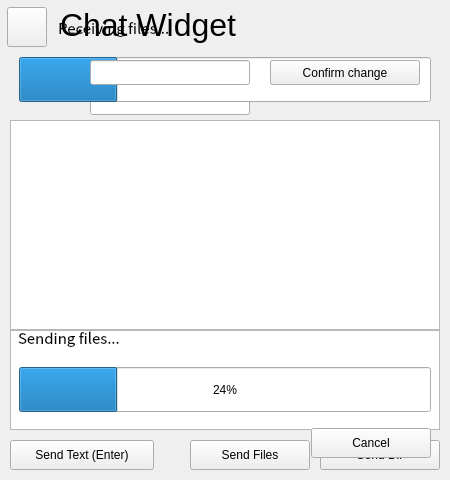
<?xml version="1.0" encoding="UTF-8"?>
<ui version="4.0">
 <class>ChatWidget</class>
 <widget class="QWidget" name="ChatWidget">
  <property name="geometry">
   <rect>
    <x>0</x>
    <y>0</y>
    <width>450</width>
    <height>480</height>
   </rect>
  </property>
  <property name="windowTitle">
   <string>Kylin Ipmsg</string>
  </property>
  <widget class="QTextEdit" name="te_chat">
   <property name="geometry">
    <rect>
     <x>10</x>
     <y>330</y>
     <width>430</width>
     <height>100</height>
    </rect>
   </property>
  </widget>
  <widget class="QPushButton" name="pb_sendmsg">
   <property name="geometry">
    <rect>
     <x>10</x>
     <y>440</y>
     <width>144</width>
     <height>30</height>
    </rect>
   </property>
   <property name="text">
    <string>Send Text (Enter)</string>
   </property>
  </widget>
  <widget class="QPushButton" name="pb_sendfile">
   <property name="geometry">
    <rect>
     <x>190</x>
     <y>440</y>
     <width>120</width>
     <height>30</height>
    </rect>
   </property>
   <property name="text">
    <string>Send Files</string>
   </property>
  </widget>
  <widget class="QPushButton" name="pb_senddir">
   <property name="geometry">
    <rect>
     <x>320</x>
     <y>440</y>
     <width>120</width>
     <height>30</height>
    </rect>
   </property>
   <property name="text">
    <string>Send Dir</string>
   </property>
  </widget>
  <widget class="QLabel" name="lb_title">
   <property name="geometry">
    <rect>
     <x>60</x>
     <y>5</y>
     <width>255</width>
     <height>40</height>
    </rect>
   </property>
   <property name="font">
    <font>
     <pointsize>24</pointsize>
    </font>
   </property>
   <property name="text">
    <string>Chat Widget</string>
   </property>
  </widget>
  <widget class="QLabel" name="lb_head_bg">
   <property name="geometry">
    <rect>
     <x>10</x>
     <y>55</y>
     <width>64</width>
     <height>64</height>
    </rect>
   </property>
   <property name="text">
    <string/>
   </property>
  </widget>
  <widget class="QLabel" name="lb_name">
   <property name="geometry">
    <rect>
     <x>90</x>
     <y>60</y>
     <width>161</width>
     <height>25</height>
    </rect>
   </property>
   <property name="font">
    <font>
     <pointsize>13</pointsize>
    </font>
   </property>
   <property name="text">
    <string/>
   </property>
  </widget>
  <widget class="QLabel" name="lb_machine">
   <property name="geometry">
    <rect>
     <x>90</x>
     <y>90</y>
     <width>200</width>
     <height>20</height>
    </rect>
   </property>
   <property name="text">
    <string/>
   </property>
  </widget>
  <widget class="QLabel" name="lb_head">
   <property name="geometry">
    <rect>
     <x>10</x>
     <y>55</y>
     <width>64</width>
     <height>64</height>
    </rect>
   </property>
   <property name="text">
    <string/>
   </property>
  </widget>
  <widget class="QTextBrowser" name="te_chatlog">
   <property name="geometry">
    <rect>
     <x>10</x>
     <y>120</y>
     <width>430</width>
     <height>210</height>
    </rect>
   </property>
  </widget>
  <widget class="QLineEdit" name="le_ip">
   <property name="geometry">
    <rect>
     <x>90</x>
     <y>90</y>
     <width>160</width>
     <height>25</height>
    </rect>
   </property>
   <property name="font">
    <font>
     <pointsize>12</pointsize>
    </font>
   </property>
  </widget>
  <widget class="QLabel" name="noFocusDiv">
   <property name="geometry">
    <rect>
     <x>0</x>
     <y>0</y>
     <width>450</width>
     <height>480</height>
    </rect>
   </property>
   <property name="text">
    <string/>
   </property>
  </widget>
  <widget class="QWidget" name="w_progress" native="true">
   <property name="geometry">
    <rect>
     <x>2</x>
     <y>308</y>
     <width>446</width>
     <height>170</height>
    </rect>
   </property>
   <widget class="QLabel" name="lb_topshadow">
    <property name="geometry">
     <rect>
      <x>0</x>
      <y>0</y>
      <width>446</width>
      <height>4</height>
     </rect>
    </property>
    <property name="text">
     <string/>
    </property>
   </widget>
   <widget class="QLabel" name="lb_bottomshadow">
    <property name="geometry">
     <rect>
      <x>0</x>
      <y>166</y>
      <width>446</width>
      <height>4</height>
     </rect>
    </property>
    <property name="text">
     <string/>
    </property>
   </widget>
   <widget class="QWidget" name="w_p_center" native="true">
    <property name="geometry">
     <rect>
      <x>0</x>
      <y>4</y>
      <width>446</width>
      <height>166</height>
     </rect>
    </property>
    <widget class="QProgressBar" name="pbar_transfer">
     <property name="geometry">
      <rect>
       <x>17</x>
       <y>55</y>
       <width>412</width>
       <height>45</height>
      </rect>
     </property>
     <property name="value">
      <number>24</number>
     </property>
    </widget>
    <widget class="QLabel" name="lb_w_title">
     <property name="geometry">
      <rect>
       <x>16</x>
       <y>5</y>
       <width>200</width>
       <height>40</height>
      </rect>
     </property>
     <property name="font">
      <font>
       <family>Noto Sans CJK SC</family>
       <pointsize>11</pointsize>
      </font>
     </property>
     <property name="text">
      <string>Sending files...</string>
     </property>
    </widget>
    <widget class="QPushButton" name="pb_w_cancel">
     <property name="geometry">
      <rect>
       <x>309</x>
       <y>116</y>
       <width>120</width>
       <height>30</height>
      </rect>
     </property>
     <property name="text">
      <string>Cancel</string>
     </property>
    </widget>
    <widget class="QLabel" name="lb_w_text">
     <property name="geometry">
      <rect>
       <x>17</x>
       <y>116</y>
       <width>260</width>
       <height>30</height>
      </rect>
     </property>
     <property name="font">
      <font>
       <family>Noto Sans CJK SC</family>
       <pointsize>11</pointsize>
      </font>
     </property>
     <property name="text">
      <string/>
     </property>
    </widget>
    <widget class="QLabel" name="pbar_chunk">
     <property name="geometry">
      <rect>
       <x>17</x>
       <y>55</y>
       <width>0</width>
       <height>45</height>
      </rect>
     </property>
     <property name="text">
      <string/>
     </property>
    </widget>
   </widget>
  </widget>
  <widget class="QWidget" name="w_progress_recv" native="true">
   <property name="geometry">
    <rect>
     <x>2</x>
     <y>2</y>
     <width>446</width>
     <height>122</height>
    </rect>
   </property>
   <widget class="QLabel" name="lb_bottomshadow_recv">
    <property name="geometry">
     <rect>
      <x>0</x>
      <y>118</y>
      <width>446</width>
      <height>4</height>
     </rect>
    </property>
    <property name="text">
     <string/>
    </property>
   </widget>
   <widget class="QWidget" name="w_p_center_recv" native="true">
    <property name="geometry">
     <rect>
      <x>0</x>
      <y>0</y>
      <width>446</width>
      <height>118</height>
     </rect>
    </property>
    <widget class="QProgressBar" name="pbar_transfer_recv">
     <property name="geometry">
      <rect>
       <x>17</x>
       <y>55</y>
       <width>412</width>
       <height>45</height>
      </rect>
     </property>
     <property name="value">
      <number>24</number>
     </property>
    </widget>
    <widget class="QLabel" name="lb_w_title_recv">
     <property name="geometry">
      <rect>
       <x>56</x>
       <y>5</y>
       <width>180</width>
       <height>40</height>
      </rect>
     </property>
     <property name="font">
      <font>
       <family>Noto Sans CJK SC</family>
       <pointsize>11</pointsize>
      </font>
     </property>
     <property name="text">
      <string>Receiving files...</string>
     </property>
    </widget>
    <widget class="QLabel" name="lb_w_text_recv">
     <property name="geometry">
      <rect>
       <x>250</x>
       <y>5</y>
       <width>260</width>
       <height>40</height>
      </rect>
     </property>
     <property name="font">
      <font>
       <family>Noto Sans CJK SC</family>
       <pointsize>11</pointsize>
      </font>
     </property>
     <property name="text">
      <string/>
     </property>
    </widget>
    <widget class="QLabel" name="pbar_chunk_recv">
     <property name="geometry">
      <rect>
       <x>17</x>
       <y>55</y>
       <width>0</width>
       <height>45</height>
      </rect>
     </property>
     <property name="text">
      <string/>
     </property>
    </widget>
   </widget>
  </widget>
  <widget class="QWidget" name="w_alert" native="true">
   <property name="geometry">
    <rect>
     <x>2</x>
     <y>124</y>
     <width>446</width>
     <height>60</height>
    </rect>
   </property>
   <widget class="QLabel" name="lb_alert">
    <property name="geometry">
     <rect>
      <x>16</x>
      <y>10</y>
      <width>414</width>
      <height>40</height>
     </rect>
    </property>
    <property name="font">
     <font>
      <family>Noto Sans CJK SC</family>
      <pointsize>11</pointsize>
     </font>
    </property>
    <property name="text">
     <string/>
    </property>
    <property name="alignment">
     <set>Qt::AlignCenter</set>
    </property>
   </widget>
  </widget>
  <widget class="QPushButton" name="pb_titleicon">
   <property name="geometry">
    <rect>
     <x>7</x>
     <y>7</y>
     <width>40</width>
     <height>40</height>
    </rect>
   </property>
   <property name="text">
    <string/>
   </property>
  </widget>
  <widget class="QPushButton" name="pb_addname">
   <property name="geometry">
    <rect>
     <x>270</x>
     <y>60</y>
     <width>150</width>
     <height>25</height>
    </rect>
   </property>
   <property name="sizePolicy">
    <sizepolicy hsizetype="Expanding" vsizetype="Fixed">
     <horstretch>0</horstretch>
     <verstretch>0</verstretch>
    </sizepolicy>
   </property>
   <property name="text">
    <string>Change nickname</string>
   </property>
  </widget>
  <widget class="QPushButton" name="pb_checkname">
   <property name="geometry">
    <rect>
     <x>270</x>
     <y>60</y>
     <width>150</width>
     <height>25</height>
    </rect>
   </property>
   <property name="sizePolicy">
    <sizepolicy hsizetype="Expanding" vsizetype="Fixed">
     <horstretch>0</horstretch>
     <verstretch>0</verstretch>
    </sizepolicy>
   </property>
   <property name="text">
    <string>Confirm change</string>
   </property>
  </widget>
  <widget class="QLineEdit" name="le_nickname">
   <property name="geometry">
    <rect>
     <x>90</x>
     <y>60</y>
     <width>160</width>
     <height>25</height>
    </rect>
   </property>
   <property name="maxLength">
    <number>10</number>
   </property>
  </widget>
 </widget>
 <resources/>
 <connections/>
</ui>
